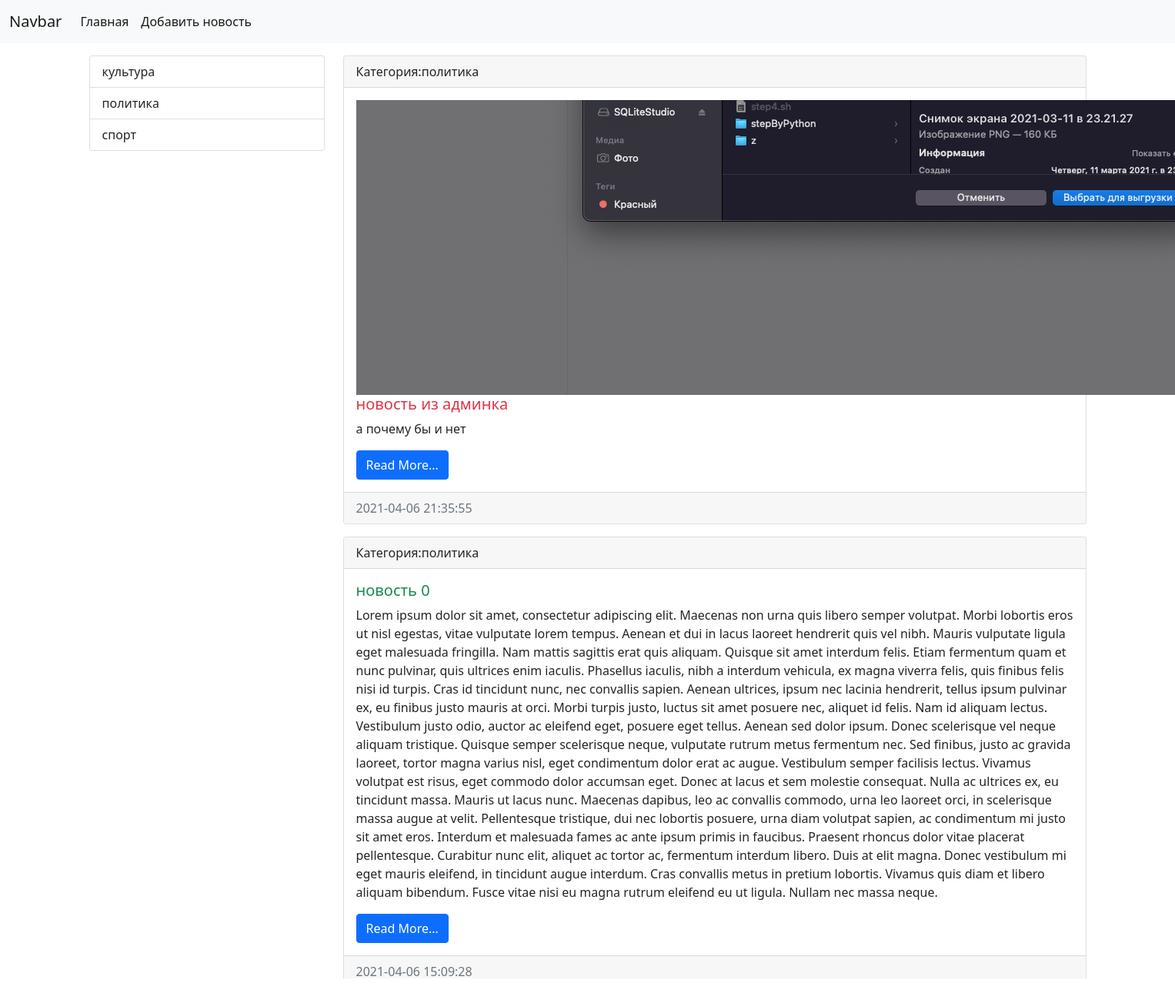
/category/5/, run on an earlier commit of the app's database.
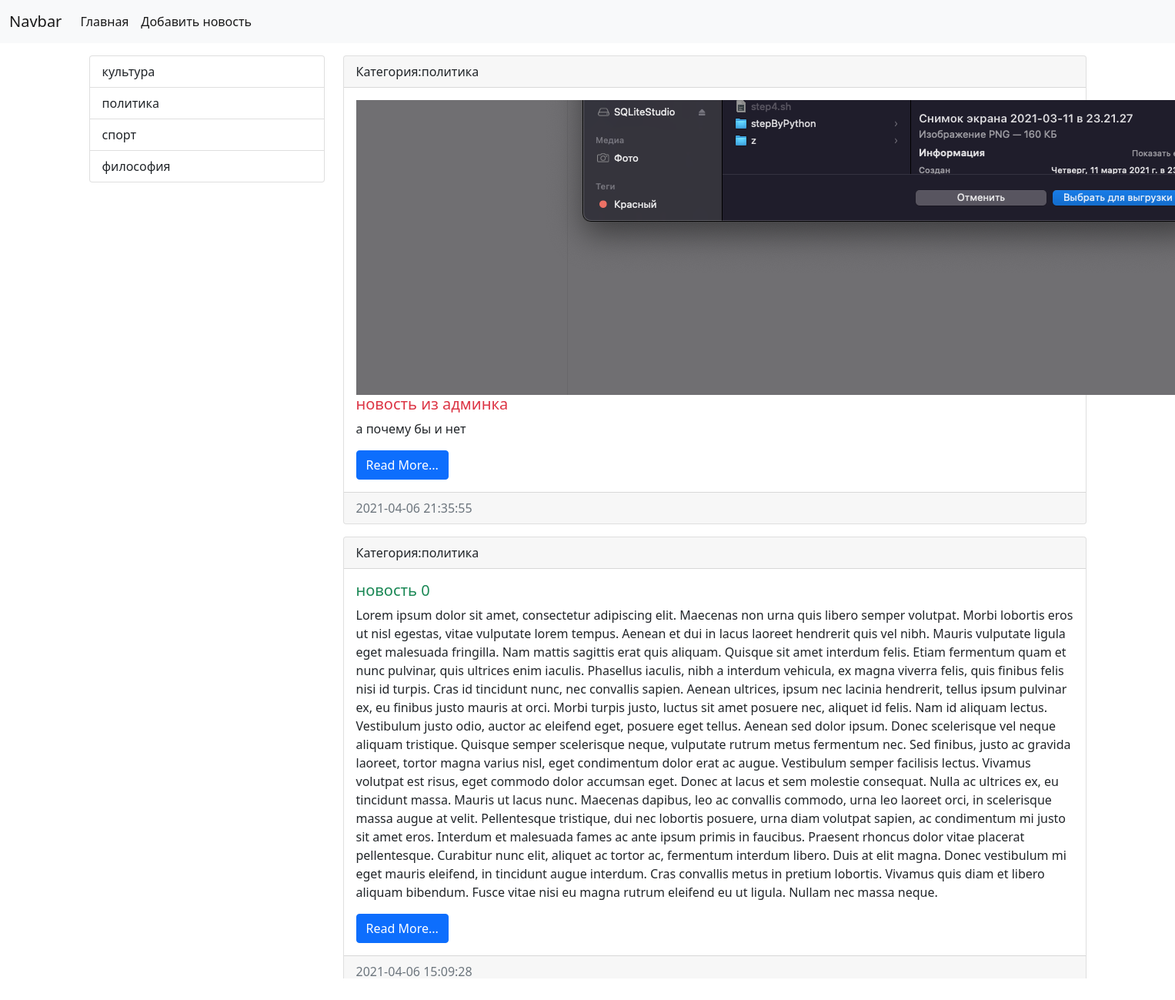
And on a later commit of the database.
### news/models.py (models this page shows, shortened)
class Category(models.Model):
    title = models.CharField(blank=True, max_length=150, db_index=True, verbose_name="Наименование")
    class Meta:
        verbose_name = 'категория'
        verbose_name_plural = 'категории'
        ordering = ['title']
    def __str__(self):
        return self.title

class News(models.Model):
    title = models.CharField(max_length=150, verbose_name='Наименование')
    content = models.TextField(blank=True, verbose_name='Контент')
    created_at=models.DateTimeField(auto_now_add=True,verbose_name='дата создания')
    updated_at=models.DateTimeField(auto_now=True, verbose_name='дата редактирования')
    photo=models.ImageField(upload_to="photo/%Y/%m/%d/", verbose_name='фото', blank = True)
    is_published = models.BooleanField(default=True, verbose_name='опубликовано?')
    category = models.ForeignKey('Category', on_delete=models.PROTECT, null = True, blank=True, verbose_name='Категория')
    class Meta:
        verbose_name = 'Новость'
        verbose_name_plural = 'Новости'
        ordering = ['-created_at', '-title']

### news/views.py (the view)
# urls.py: path('category/<int:index_category>/', get_category, name="category"),
def get_category(request, index_category):
    news = News.objects.filter(category_id=index_category)
    categories = Category.objects.all()
    category = Category.objects.get(pk=index_category)
    return render(request, 'news/category.html', {'news': news, 'category': category, 'categoryDb': categories})

### news/templates/news/category.html (shortened to what this page needs)
{% extends 'base.html' %}
{% block sidebar %}
<div class="col-md-3">
  <div class="list-group">
    {% for item_category in categoryDb %}
    <a href="{% url 'category' item_category.pk %}" class="list-group-item list-group-item-action">{{ item_category.title}}</a>
  {% endfor %}
  </div>
</div>
{% endblock sidebar %}
{% block content %}
<div class="col-md-9">
            {% for item  in news %}
            <div class="card mb-3">
              <div class="card-header">
                Категория:{{item.category}}
              </div>
              <div class="card-body">
              <div class="media">
                {% if item.photo %}
                <img src="{{item.photo.url}}" alt="">
                {% endif %}
                <div class="media-body">
                <h5 class="card-title {% cycle  'text-danger' 'text-success' %}">{{item.title}}</h5>
                <p class="card-text">{{item.content}}</p>
                <a href="/" class="btn btn-primary">Read More...</a>
                </div>
              </div>
              </div>
              <div class="card-footer text-muted">
                {{ item.created_at|date:"Y-m-d H:i:s" }}
              </div>
            </div>
            {% empty %}
            Oopss
            {% endfor %}
          </div>
{% endblock content %}

### Templates/base.html (shortened to what this page needs)
<!DOCTYPE html>
<html lang="en">
  <head>
    <link
      href="https://cdn.jsdelivr.net/npm/bootstrap@5.0.0-beta3/dist/css/bootstrap.min.css"
      rel="stylesheet"
    />
  </head>
  <body>
      {% include 'include/_nav.html' %}
        <div class="container mt-3">
          <div class="row">
            {% block sidebar %}SIDEBAR{% endblock  %}
            {% block content %}CONTENT{% endblock  %}
        </div>
      </div>
  </body>
</html>

### Templates/include/_nav.html (shortened to what this page needs)
<nav class="navbar navbar-expand-lg navbar-light bg-light">
      <div class="container-fluid">
        <a class="navbar-brand" href="/">Navbar</a>
        <div class="collapse navbar-collapse" id="navbarSupportedContent">
          <ul class="navbar-nav me-auto mb-2 mb-lg-0">
            <li class="nav-item">
              <a class="nav-link active" aria-current="page" href="{% url 'home' %}"
                >Главная</a
              >
            </li>
            <li class="nav-item">
              <a class="nav-link active" aria-current="page" href="/"
                >Добавить новость</a
              >
            </li>
          </ul>
        </div>
      </div>
    </nav>

What changed in the data, as far as the page shows it:
added Category: title "философия"
